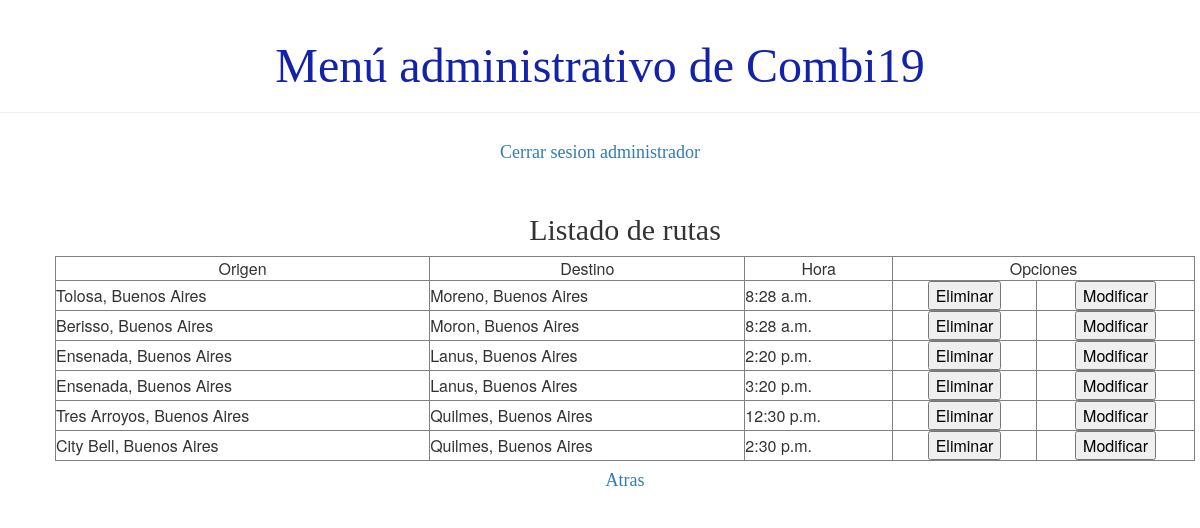
/usuario/listaRuta (signed in), run on the app's committed database.
### demo1/models.py (models this page shows, shortened)
class Ruta(models.Model):
    combi = models.ForeignKey(Combi, on_delete=models.CASCADE)
    origen = models.ForeignKey(Lugar, on_delete=models.CASCADE, related_name='origen')
    destino = models.ForeignKey(Lugar, on_delete=models.CASCADE, related_name='destino')
    hora = models.TimeField()
    distancia = models.IntegerField()
    activo = models.BooleanField(default=True)

### demo1/views.py (the view)
# urls.py: path('usuario/listaRuta',views.listado_ruta ,name='listado_ruta'),
def listado_ruta(request):
    rutas=obtenerOrigenesDestino()
    page_obj,cantidad = listadoDePaginacion(rutas, request)
    return render(request, 'demo1/listados/listado_ruta.html',{'page_obj':page_obj, 'cantidad':cantidad})

### demo1/views.py (called while the page is built)
def listadoDePaginacion(lista, request):
    paginator= Paginator(lista, 10)
    cantidad=False if (paginator.count == 0) else True
    page_number = request.GET.get('page')
    return (paginator.get_page(page_number), cantidad)

def obtenerOrigenesDestino():
    rutas=Ruta.objects.filter(activo=True)
    lista=[]
    for r in rutas:
        o=Lugar.objects.get(id=r.origen.id)
        d=Lugar.objects.get(id=r.destino.id)
        dic={'origen': o.nombre_de_lugar+', '+o.provincia, 'destino': d.nombre_de_lugar+', '+d.provincia, 'hora':r.hora, 'pk':r.id }
        lista.append(dic)
    return lista

### demo1/templates/demo1/listados/listado_ruta.html (shortened to what this page needs)
{% extends 'demo1/base.html' %}
{% load static %}
{% block content %}
<div class="card">
    <h2>Listado de rutas</h2>
</div>
    <div >
    <table class="tablalista" width=100% border="1">
        <tbody>
        {% if cantidad %}
            <tr>
                <td align="center">Origen</td>
                <td align="center">Destino</td>
                <td align="center">Hora</td>
                <td align="center" colspan="2">Opciones</td>
            </tr>
            {% for i in page_obj %}
                <tr>
                    <td>{{ i.origen  }}</td>
                    <td>{{ i.destino }}</td>
                    <td>{{ i.hora }}</td>
                    <td align="center">
                        <button onclick="confirmarEliminacion('{% url 'eliminar_ruta' pk=i.pk%}', 'Esta seguro que desea eliminar la ruta?' )" style="color: black;">Eliminar</button></td>
                    <td align="center">
                        <button><a href="{% url 'modificar_ruta' pk=i.pk%}" style="text-decoration:none; color: black;">Modificar</a></button>
                    </td>
                </tr>
            {% endfor %}
        {% else %}
            <p>No se registro ninguna ruta</p>
        {% endif %}
    </tbody>
    </table>
    </div>
<div class="card"><h4><a href="{% url 'principal' %}">Atras</a></h4></div>
{% endblock %}

### demo1/static/css/demo1.css (style rules this page uses)
h4 { color: #02105e; }
h1, h2, h3, h4 { font-family: 'Lobster', cursive; }
.card { display: flex; align-items: center; justify-content: center; }

### data on the page
Ruta: hora "8:28 a.m."
Ruta: hora "8:28 a.m."
Ruta: hora "2:20 p.m."
Ruta: hora "3:20 p.m."
Ruta: hora "12:30 p.m."
Ruta: hora "2:30 p.m."

### other printed values
{{ i.origen }} "Tolosa, Buenos Aires" "Berisso, Buenos Aires" "Ensenada, Buenos Aires" "Ensenada, Buenos Aires" "Tres Arroyos, Buenos Aires" "City Bell, Buenos Aires"
{{ i.destino }} "Moreno, Buenos Aires" "Moron, Buenos Aires" "Lanus, Buenos Aires" "Lanus, Buenos Aires" "Quilmes, Buenos Aires" "Quilmes, Buenos Aires"
